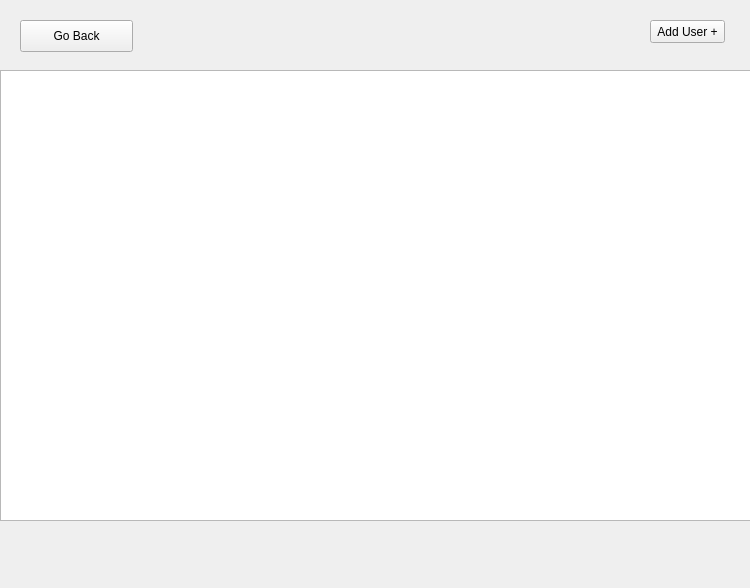
<?xml version="1.0" encoding="UTF-8"?>
<ui version="4.0">
 <class>Form</class>
 <widget class="QWidget" name="Form">
  <property name="geometry">
   <rect>
    <x>0</x>
    <y>0</y>
    <width>750</width>
    <height>588</height>
   </rect>
  </property>
  <property name="acceptDrops">
   <bool>true</bool>
  </property>
  <property name="windowTitle">
   <string>Components</string>
  </property>
  <widget class="QPushButton" name="addUserBtn">
   <property name="geometry">
    <rect>
     <x>650</x>
     <y>20</y>
     <width>75</width>
     <height>23</height>
    </rect>
   </property>
   <property name="text">
    <string>Add User +</string>
   </property>
  </widget>
  <widget class="QPushButton" name="backBtn">
   <property name="geometry">
    <rect>
     <x>20</x>
     <y>20</y>
     <width>113</width>
     <height>32</height>
    </rect>
   </property>
   <property name="text">
    <string>Go Back</string>
   </property>
  </widget>
  <widget class="QTableWidget" name="tableView">
   <property name="geometry">
    <rect>
     <x>0</x>
     <y>70</y>
     <width>751</width>
     <height>451</height>
    </rect>
   </property>
  </widget>
 </widget>
 <resources/>
 <connections/>
</ui>
